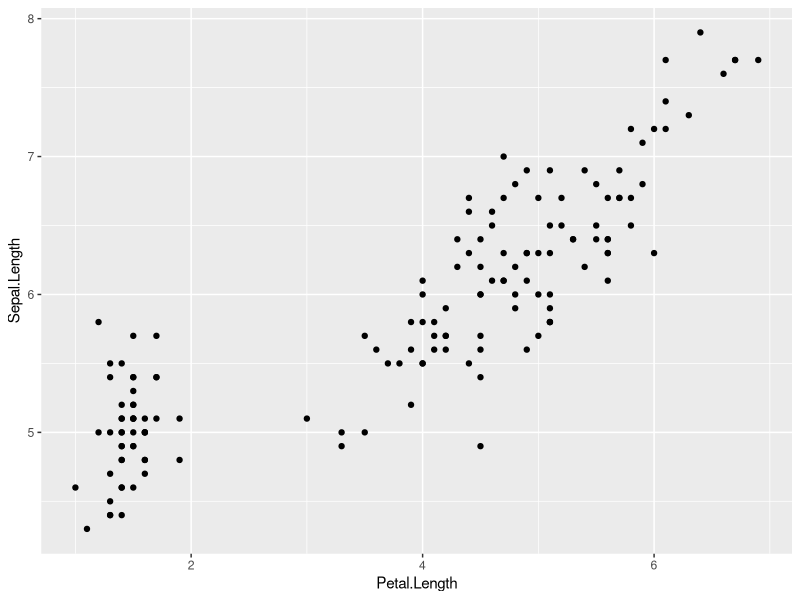
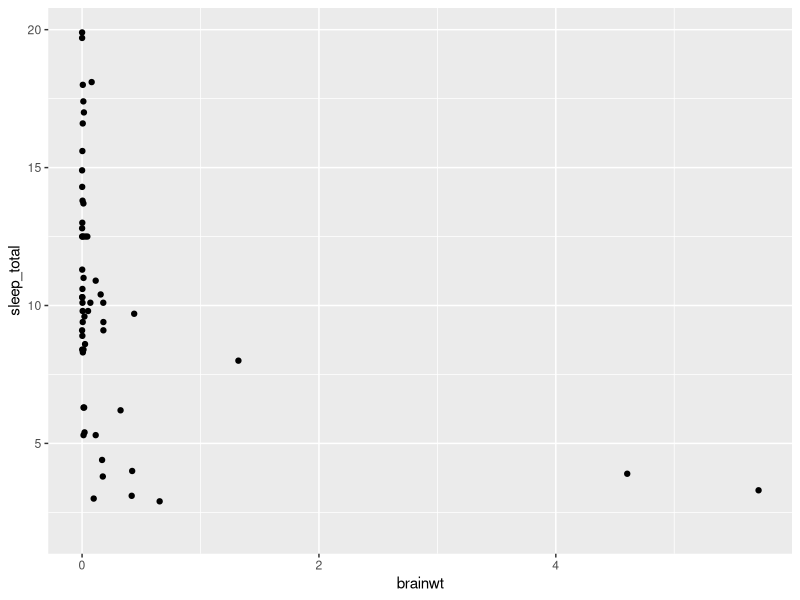
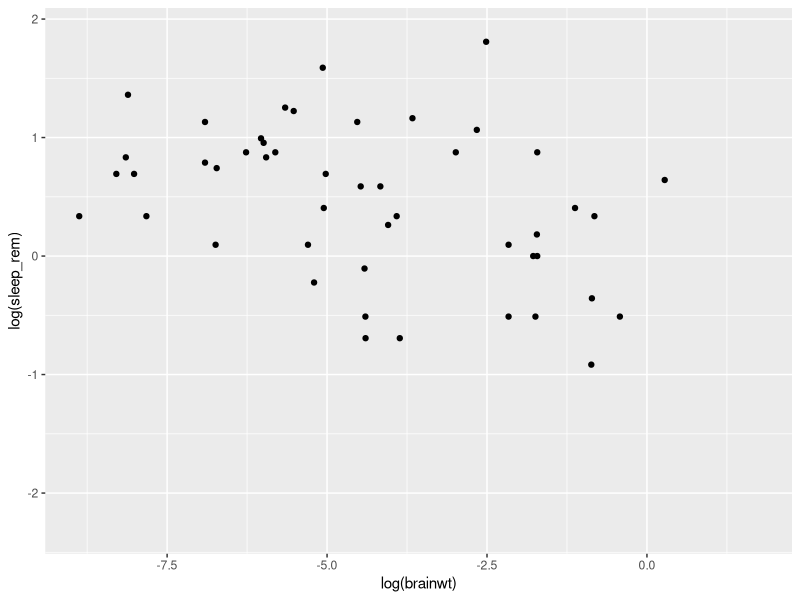
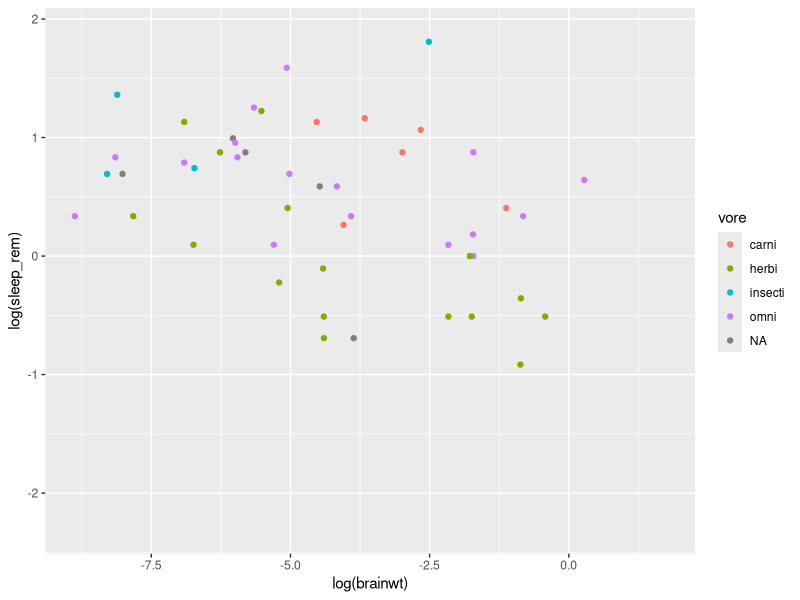
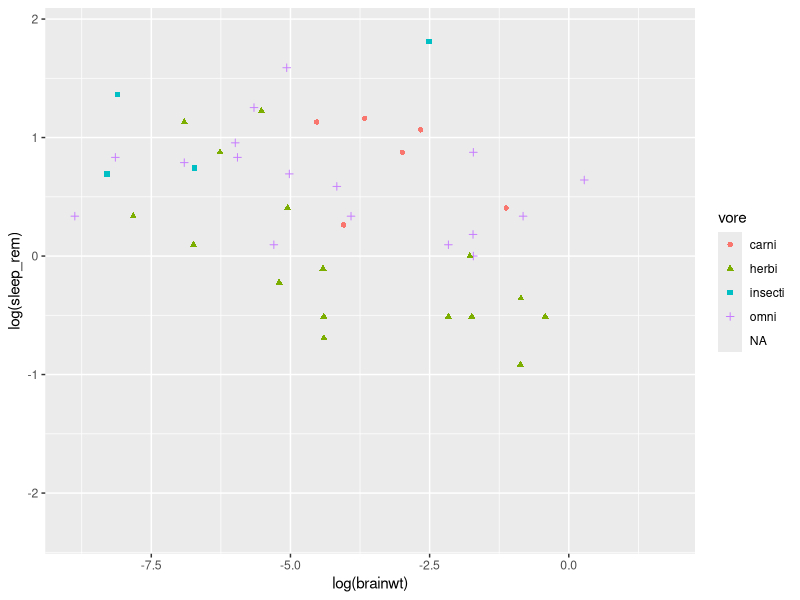
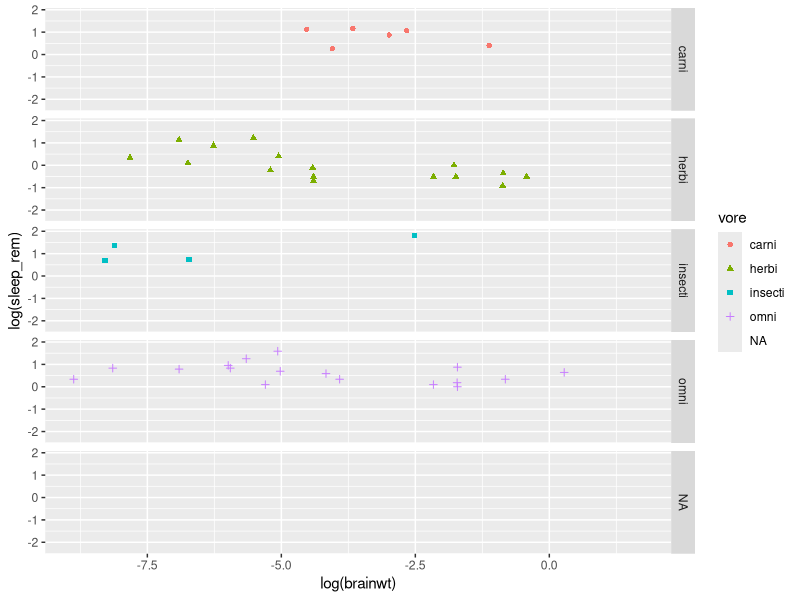
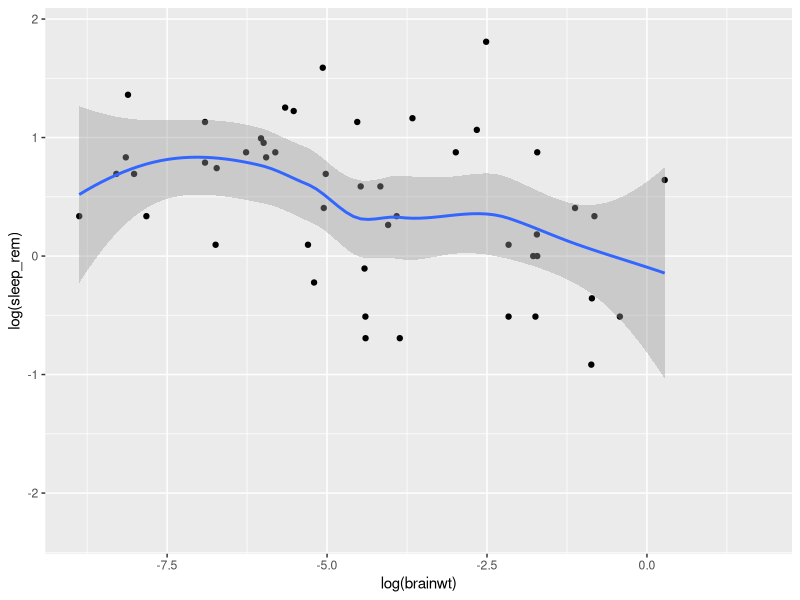

Here is the R script that generated these plots, in order:
## ---- chunk 1
knitr::opts_chunk$set(tidy = F, 
                      warning = F,
                      error = F,
                      message = F,
                      fig.margin = TRUE,
                      results="hide",
                      fig.width = 3,
                      fig.height = 2)
## ---- chunk 2
library(ggplot2)
library(cowplot)
## ---- chunk 3
names(iris)
## ---- chunk 4
qplot(y = Sepal.Length,
      x = Petal.Length, 
      data = iris)
## ---- chunk 5
data(msleep)
## ---- chunk 6
#How much data is there?
dim(msleep)

#What does the data look like
head(msleep)

#Summary of the data
summary(msleep)

## ---- chunk 7
msleep$vore <- factor(msleep$vore)
## ---- chunk 8
summary(msleep)
## ---- chunk 9
msleep$order <- factor(msleep$order)

summary(msleep)
## ---- chunk 10
msleep$conservation <- factor(msleep$conservation)

summary(msleep)
## ---- chunk 11
qplot(y = sleep_total,
      x = brainwt, 
      data = msleep)
## ---- chunk 12
qplot(y = log(sleep_rem),
      x = log(brainwt), 
      data = msleep)
## ---- chunk 13
qplot(y = log(sleep_rem),
      x = log(brainwt), 
      data = msleep,
      color = vore)
## ---- chunk 14
qplot(y = log(sleep_rem),
      x = log(brainwt), 
      data = msleep,
      color = vore,
      shape = vore)
## ---- chunk 15
qplot(y = log(sleep_rem),
      x = log(brainwt), 
      data = msleep,
      color = vore,
      shape = vore,
      facets = vore ~ .)
## ---- chunk 16
qplot(y = log(sleep_rem),
      x = log(brainwt), 
      data = msleep) +
  geom_smooth()
